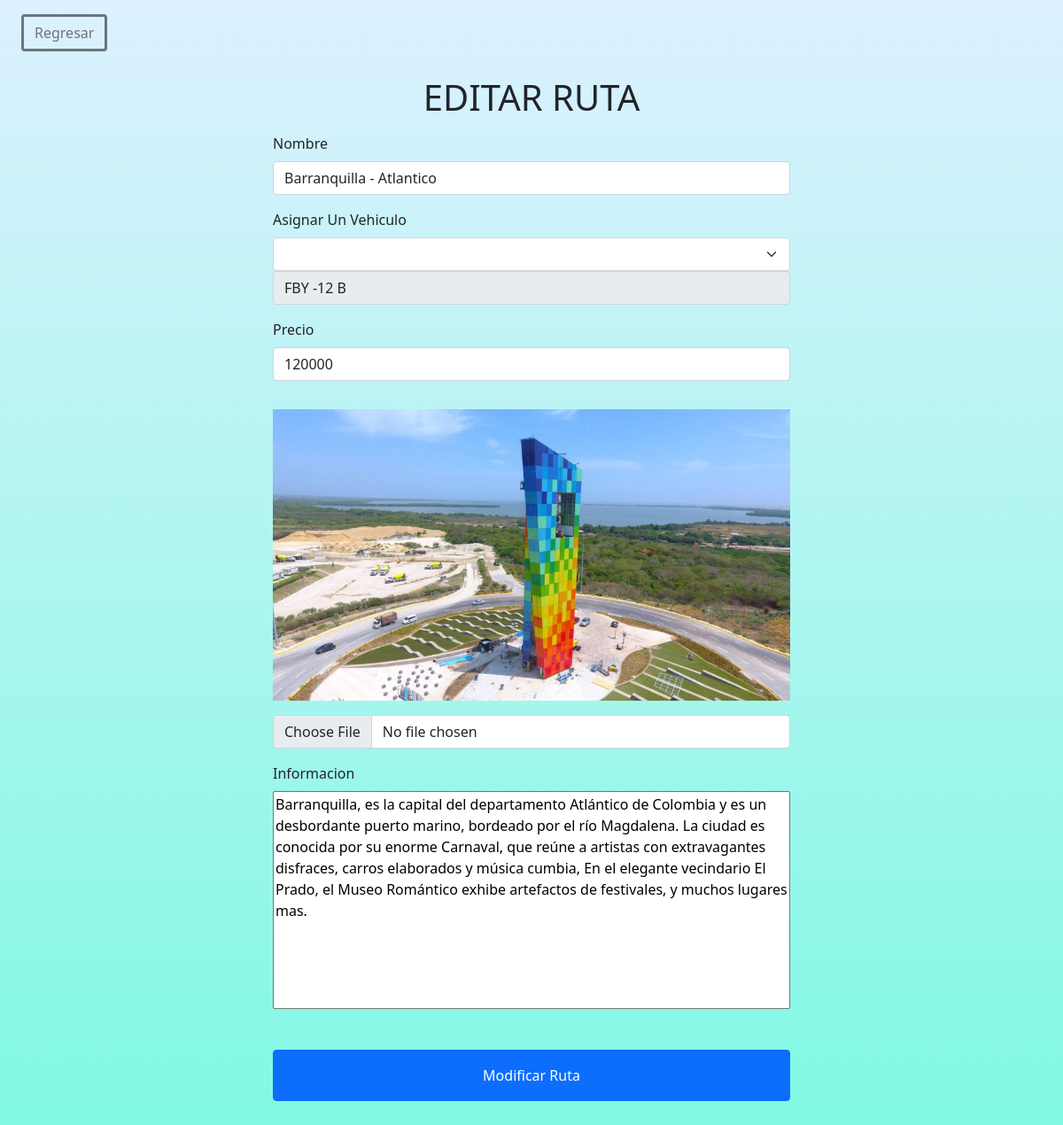
Page /Consultas/EditarRuta.php?accion=3 (signed in) on the committed database.
### tables this page shows
CREATE TABLE IF NOT EXISTS `rutas` (
  `Id_Rutas` int(11) NOT NULL AUTO_INCREMENT,
  `Placa` varchar(45) DEFAULT NULL,
  `Nombre` varchar(50) DEFAULT NULL,
  `Precio` int(11) DEFAULT NULL,
  `Imagen` varchar(50) DEFAULT NULL,
  `Informacion` text DEFAULT NULL,
  PRIMARY KEY (`Id_Rutas`),
  KEY `Placa` (`Placa`),
  KEY `Nombre` (`Nombre`),
  CONSTRAINT `FK_rutas_busetas` FOREIGN KEY (`Placa`) REFERENCES `busetas` (`Placa`) ON UPDATE CASCADE
);

### Consultas/EditarRuta.php (the view, shortened to what this page needs)
<?php
require_once'../Conexiones/conexion.php';
?>
<?php
$ruta=$_GET["accion"];
$sql = "SELECT Id_Rutas, Placa, Nombre, Precio, Imagen, Informacion FROM rutas WHERE Id_Rutas = '$ruta' ";
$stmt = $pdo->prepare($sql);
$stmt->setFetchMode(PDO::FETCH_ASSOC);
$stmt->execute();
$registros=$stmt->fetchAll();
?>
<!DOCTYPE html>
<html lang="en">
<head>
    <link href="https://cdn.jsdelivr.net/npm/bootstrap@5.0.0-beta3/dist/css/bootstrap.min.css" rel="stylesheet">
    <link rel="stylesheet" href="https://use.fontawesome.com/releases/v5.15.3/css/all.css">
    <link rel="stylesheet" type="text/css" href="../CSS/estilos.css">
</head>
<body>
<div class="editado">
        <?php foreach ($registros as  $registro): ?>
   <!--  <td> <?php  $registro[ 'Precio']  ?></td>
    <td> <?php  $registro[ 'Nombre']  ?></td>
    <td> <?php  $registro[ 'Info']  ?></td>
    <td> <?php  $registro[ 'Imagen']  ?></td>
        -->
    <?php endforeach; ?>
    <?php
    require_once'./SelectConductores.php';
    ?>
<a href="../Acceso.php" class="btn btn-outline-secondary border-3 mt-3 mx-4"> Regresar </a>
<div class="d-flex justify-content-center col-19 " >
    <form class="p-2 m-1 w-50 " action="ModificarRuta.php" method="POST">
        <h1 class="m-3 text-center text-uppercase" >Editar ruta</h1>
        <div class="mb-3">
            <label for="Nombre" class="form-label">Nombre </label>
            <input type="text"  name="Nombre" class="form-control" id="Nombre" required="true" value="<?php echo $registro['Nombre']  ?>">
        </div>
       <div class="mb-3">
        <label for="buseta" class="form-label">Asignar Un Vehiculo</label>
        <select name="buseta" class="form-select">
        <?php
            if($registro['Placa'] == null){
              foreach($Conductores as $conductor):
    		echo '<option value="4"	>  '.$conductor['Nombre'].' </option>';
		endforeach;
        ?>
            </select>
        </div>
        <?php
            }else{
                ?>
         <div class="mb-3">
            <input type="text" name="buseta" class="form-control" id="buseta" required="true" value="<?php echo $registro['Placa']  ?> " readonly></input >
        </div>
        <?php
            }
        ?>
        <div class="mb-3" >
            <label for="Precio" class="form-label">Precio</label>
            <input type="text" name="Precio" class="form-control" id="exampleInputEmail1" aria-describedby="emailHelp" required="true" value="<?php echo $registro[ 'Precio']  ?>" >
        </div>
        <div class="mb-3">
            <img src="../Imagenes/<?php echo $registro['Imagen']?>" width="100%" class="my-3 img-responsive">
            <input class="form-control" type="file" id="formFile">
        </div>
        <div class="mb-3">
            <label for="Informacion" class="form-label">Informacion</label>
            <textarea style="min-width: 100%" rows="10" name="Informacion"><?php echo $registro[ 'Informacion']  ?></textarea>
        </div>
        <button type="submit" class="btn btn-primary w-100 my-4 p-3" name="ModificarRuta">Modificar Ruta</button>
    </form>
</div>
</div>
</body>
</html>

### CSS/estilos.css (style rules this page uses)
textarea { resize: none; }
.editado { background-color: #dcf1ff; background-image: linear-gradient(180deg, #dcf1ff 0%, #80f9e3 100%); }

### rows in the picture
rutas: Nombre "Barranquilla - Atlantico", buseta "FBY -12 B", Precio "120000", Imagen (picture), Informacion "Barranquilla, es la capital del departamento Atlántico de Colombia y es un desbordante puerto marino, bordeado por el río Magdalena. La ciudad es conocida por su enorme Carnaval, que reúne a artistas con extravagantes disfraces, carros elaborados y música cumbia, En el elegante vecindario El Prado, el Museo Romántico exhibe artefactos de festivales, y muchos lugares mas."
